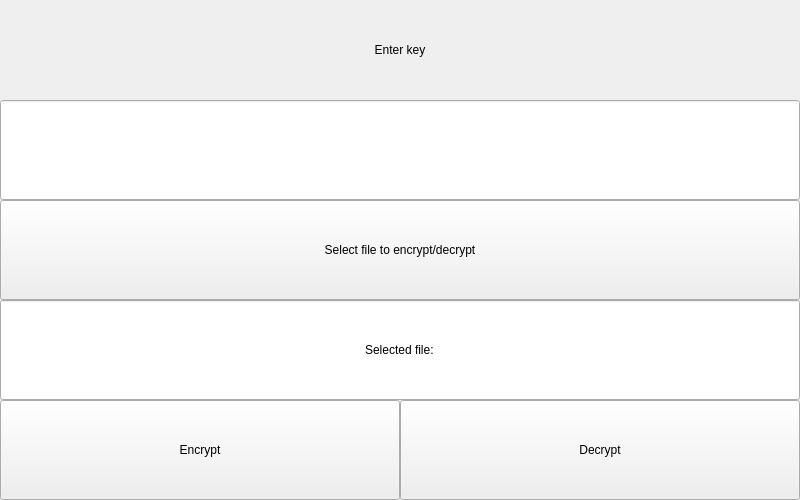
<?xml version="1.0" encoding="UTF-8"?>
<ui version="4.0">
 <class>MainWindow</class>
 <widget class="QMainWindow" name="MainWindow">
  <property name="enabled">
   <bool>true</bool>
  </property>
  <property name="geometry">
   <rect>
    <x>0</x>
    <y>0</y>
    <width>800</width>
    <height>500</height>
   </rect>
  </property>
  <property name="sizePolicy">
   <sizepolicy hsizetype="Preferred" vsizetype="Preferred">
    <horstretch>0</horstretch>
    <verstretch>0</verstretch>
   </sizepolicy>
  </property>
  <property name="contextMenuPolicy">
   <enum>Qt::DefaultContextMenu</enum>
  </property>
  <property name="windowTitle">
   <string>MainWindow</string>
  </property>
  <property name="windowIcon">
   <iconset>
    <normaloff>../app.png</normaloff>../app.png</iconset>
  </property>
  <property name="autoFillBackground">
   <bool>false</bool>
  </property>
  <property name="styleSheet">
   <string notr="true"/>
  </property>
  <property name="tabShape">
   <enum>QTabWidget::Rounded</enum>
  </property>
  <widget class="QWidget" name="centralwidget">
   <property name="sizePolicy">
    <sizepolicy hsizetype="Preferred" vsizetype="Preferred">
     <horstretch>0</horstretch>
     <verstretch>0</verstretch>
    </sizepolicy>
   </property>
   <property name="styleSheet">
    <string notr="true"/>
   </property>
   <widget class="QLabel" name="label">
    <property name="geometry">
     <rect>
      <x>0</x>
      <y>0</y>
      <width>800</width>
      <height>100</height>
     </rect>
    </property>
    <property name="styleSheet">
     <string notr="true"/>
    </property>
    <property name="text">
     <string>Enter key</string>
    </property>
    <property name="alignment">
     <set>Qt::AlignCenter</set>
    </property>
   </widget>
   <widget class="QLineEdit" name="lineEdit">
    <property name="geometry">
     <rect>
      <x>0</x>
      <y>100</y>
      <width>800</width>
      <height>100</height>
     </rect>
    </property>
    <property name="styleSheet">
     <string notr="true"/>
    </property>
    <property name="alignment">
     <set>Qt::AlignCenter</set>
    </property>
   </widget>
   <widget class="QPushButton" name="pushButton">
    <property name="geometry">
     <rect>
      <x>0</x>
      <y>200</y>
      <width>800</width>
      <height>100</height>
     </rect>
    </property>
    <property name="styleSheet">
     <string notr="true"/>
    </property>
    <property name="text">
     <string>Select file to encrypt/decrypt</string>
    </property>
   </widget>
   <widget class="QPushButton" name="pushButton_2">
    <property name="enabled">
     <bool>true</bool>
    </property>
    <property name="geometry">
     <rect>
      <x>0</x>
      <y>400</y>
      <width>400</width>
      <height>100</height>
     </rect>
    </property>
    <property name="sizePolicy">
     <sizepolicy hsizetype="Preferred" vsizetype="Preferred">
      <horstretch>0</horstretch>
      <verstretch>0</verstretch>
     </sizepolicy>
    </property>
    <property name="text">
     <string>Encrypt</string>
    </property>
   </widget>
   <widget class="QPushButton" name="pushButton_3">
    <property name="geometry">
     <rect>
      <x>400</x>
      <y>400</y>
      <width>400</width>
      <height>100</height>
     </rect>
    </property>
    <property name="styleSheet">
     <string notr="true"/>
    </property>
    <property name="text">
     <string>Decrypt</string>
    </property>
   </widget>
   <widget class="QLineEdit" name="lineEdit_2">
    <property name="geometry">
     <rect>
      <x>0</x>
      <y>300</y>
      <width>800</width>
      <height>100</height>
     </rect>
    </property>
    <property name="styleSheet">
     <string notr="true"/>
    </property>
    <property name="text">
     <string>Selected file:</string>
    </property>
    <property name="alignment">
     <set>Qt::AlignCenter</set>
    </property>
   </widget>
  </widget>
 </widget>
 <resources/>
 <connections/>
</ui>
